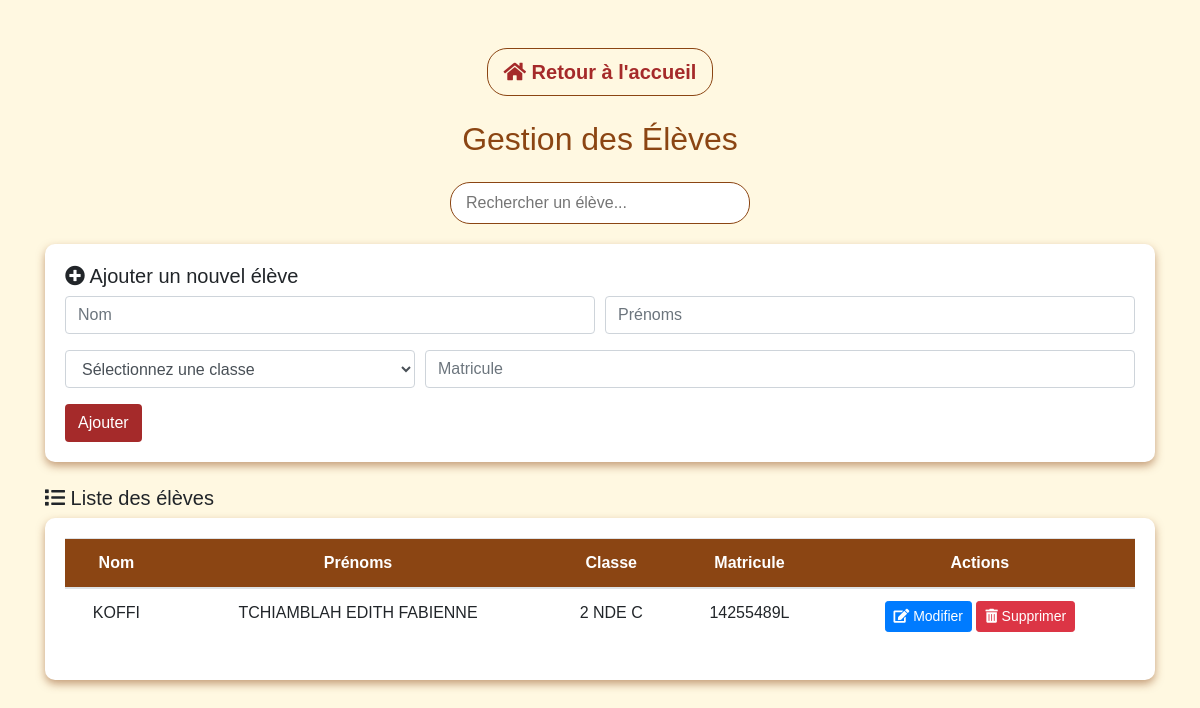
Before: /eleve.php with the older database file.
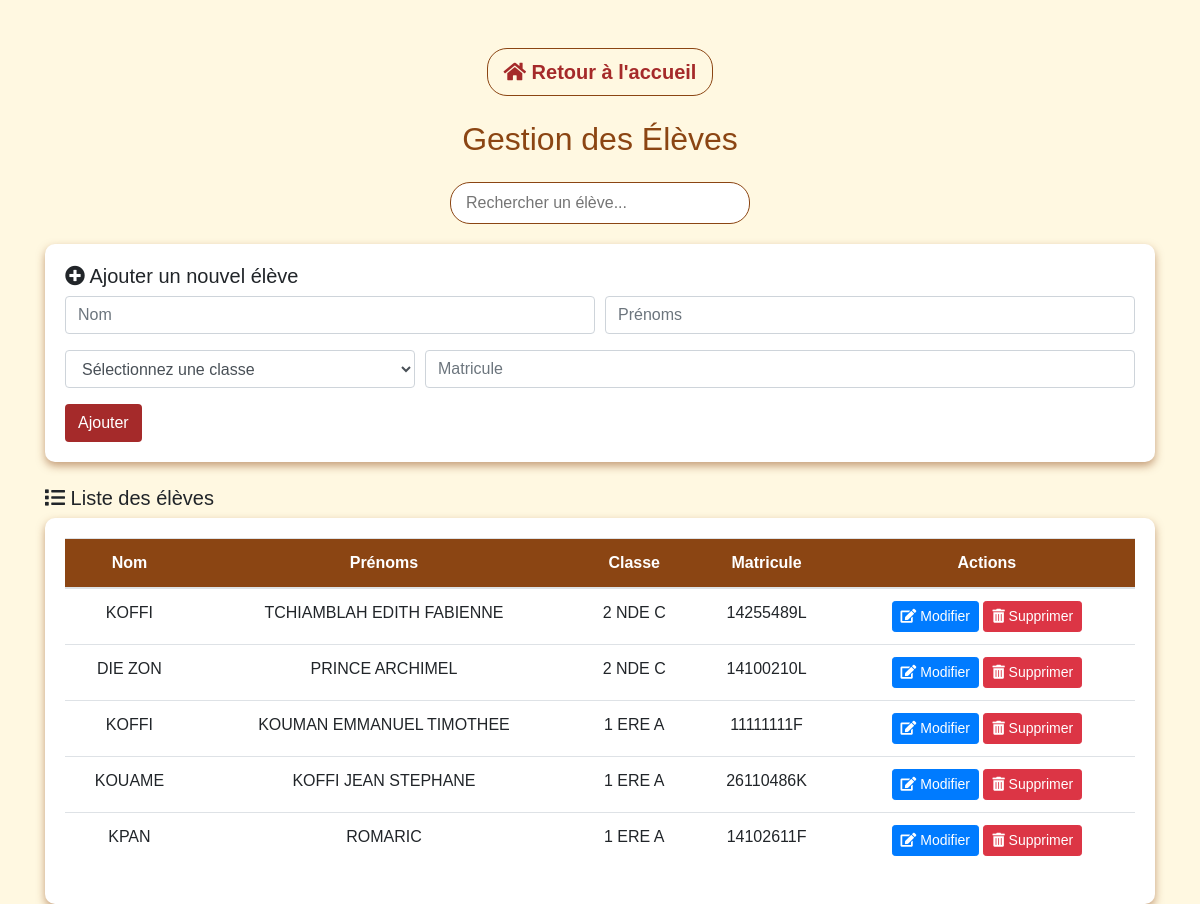
After: the same page with the newer database file.
### tables this page shows
CREATE TABLE `eleve` (
  `id_eleve` int(11) NOT NULL,
  `nom_eleve` varchar(250) NOT NULL,
  `prenoms_eleve` varchar(250) NOT NULL,
  `matricule_eleve` varchar(15) NOT NULL,
  `id_utilisateur` int(11) DEFAULT NULL,
  `id_classe` int(11) NOT NULL,
  `classe_eleve` varchar(250) NOT NULL,
  `moyenne` decimal(5,2) DEFAULT NULL,
  `rang` varchar(11) NOT NULL
);

CREATE TABLE `classe` (
  `id_classe` int(11) NOT NULL,
  `nom_classe` varchar(250) NOT NULL,
  `niveau` varchar(250) NOT NULL,
  `id_niveau` int(11) DEFAULT NULL
);

### eleve.php (the view, shortened to what this page needs)
<?php
require_once 'config.php';
$sql = "SELECT e.*, c.nom_classe
        FROM eleve e
        JOIN classe c ON e.id_classe = c.id_classe";
$stmt = $pdo->query($sql);
$eleves = $stmt->fetchAll();
?>
<!DOCTYPE html>
<html lang="fr">
<head>
    <link rel="stylesheet" href="https://stackpath.bootstrapcdn.com/bootstrap/4.5.2/css/bootstrap.min.css">
    <link rel="stylesheet" href="https://cdnjs.cloudflare.com/ajax/libs/font-awesome/5.15.4/css/all.min.css">
    <link rel="stylesheet" href="https://cdnjs.cloudflare.com/ajax/libs/animate.css/4.1.1/animate.min.css">
    <link rel="stylesheet" href="https://cdn.jsdelivr.net/npm/aos@2.3.4/dist/aos.css">
</head>
<body id="top">
<div class="container mt-5">
    <div class="text-center mb-4">
        <a href="dashboardadmin.php" class="btn btn-outline btn-lg" style="border-radius: 20px; font-weight: bold; border-color: #8B4513; color: #A52A2A;">
            <i class="fas fa-home"></i> Retour à l'accueil
        </a>
    </div>
    <h2 class="text-center mb-4" style="color:#8B4513;" data-aos="fade-up">Gestion des Élèves</h2>
    <div class="search-container text-center">
        <input type="text" id="searchInput" class="search-bar" placeholder="Rechercher un élève...">
    </div>
    <div class="custom-card mb-4" data-aos="fade-in">
        <form method="POST" class="fade-in-form">
            <h5><i class="fas fa-plus-circle"></i> Ajouter un nouvel élève</h5>
            <div class="form-row">
                <div class="col">
                    <input type="text" class="form-control" name="nom_eleve" placeholder="Nom" required>
                </div>
                <div class="col">
                    <input type="text" class="form-control" name="prenoms_eleve" placeholder="Prénoms" required>
                </div>
            </div>
            <div class="form-row mt-3">
                  <div class="col-md-4">
                    <select class="form-control" name="classe_eleve" required>
                        <option value="">Sélectionnez une classe</option>
                    </select>
                </div>
                <div class="col">
                    <input type="text" class="form-control" name="matricule_eleve" placeholder="Matricule" required>
                </div>
            </div>
            <div class="mt-3">
                <button type="submit" name="ajouter" class="btn btn-custom">Ajouter</button>
            </div>
        </form>
    </div>
    <h5 class="mt-4" data-aos="fade-up"><i class="fas fa-list"></i> Liste des élèves</h5>
    <div class="custom-card" id="table">
        <table class="table table-border" id="studentsTable">
            <thead>
                <tr>
                    <th>Nom</th>
                    <th>Prénoms</th>
                    <th>Classe</th>
                    <th>Matricule</th>
                    <th>Actions</th>
                </tr>
            </thead>
            <tbody>
                <?php foreach ($eleves as $eleve): ?>
                    <tr class="table-row">
                        <td><?= htmlspecialchars($eleve['nom_eleve']) ?></td>
                        <td><?= htmlspecialchars($eleve['prenoms_eleve']) ?></td>
                        <td><?= htmlspecialchars($eleve['nom_classe']) ?></td>
                        <td><?= htmlspecialchars($eleve['matricule_eleve']) ?></td>
                        <td>
                            <button class="btn btn-primary btn-sm" data-toggle="modal" data-target="#editModal<?= $eleve['id_eleve'] ?>"><i class="fas fa-edit"></i> Modifier</button>
                            <form method="POST" style="display:inline;">
                                <button type="submit" class="btn btn-danger btn-sm"><i class="fas fa-trash-alt"></i> Supprimer</button>
                            </form>
                        </td>
                    </tr>
                <?php endforeach; ?>
            </tbody>
        </table>
    </div>
</div>
</body>
</html>

### eleve.php (style rules this page uses)
body { font-family: Arial, sans-serif; background-color: #FFF8E1; }
.custom-card { box-shadow: 0px 4px 8px rgba(139, 69, 19, 0.5); border-radius: 10px; padding: 20px; background-color: white; }
.btn-custom { background-color: #A52A2A; color: white; transition: background-color 0.3s ease; }
.table th, .table td { text-align: center; transition: transform 0.3s ease; }
.search-container { margin-bottom: 20px; }
.search-bar { width: 300px; border-radius: 20px; border: 1px solid #8B4513; padding: 8px 15px; }
th { background-color: #8B4513; color: white; }

Changed rows visible on the page:
added eleve: nom_eleve "DIE ZON", prenoms_eleve "PRINCE ARCHIMEL", id_classe.nom_classe "2 NDE C", matricule_eleve "14100210L"
added eleve: nom_eleve "KOFFI", prenoms_eleve "KOUMAN EMMANUEL TIMOTHEE", id_classe.nom_classe "1 ERE A", matricule_eleve "11111111F"
added eleve: nom_eleve "KOUAME", prenoms_eleve "KOFFI JEAN STEPHANE", id_classe.nom_classe "1 ERE A", matricule_eleve "26110486K"
added eleve: nom_eleve "KPAN", prenoms_eleve "ROMARIC", id_classe.nom_classe "1 ERE A", matricule_eleve "14102611F"
